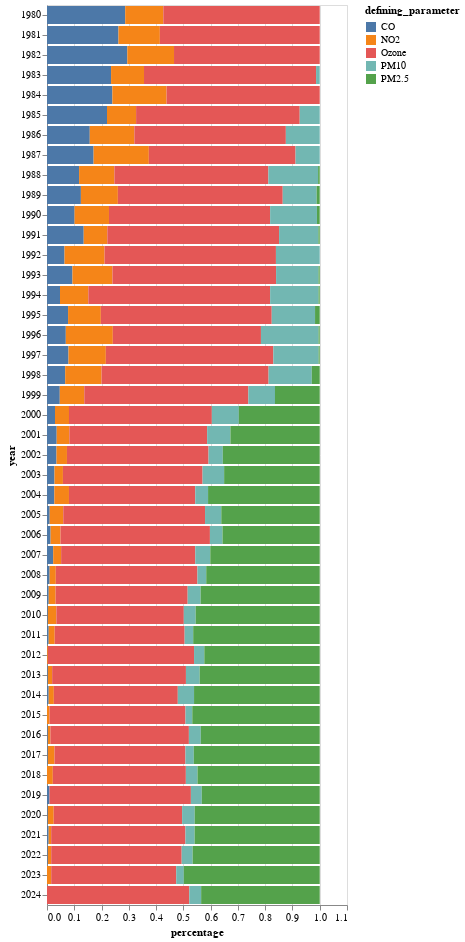

Here is the notebook cell this chart was saved with:
### Code cell
us_unhealthy_param["percentage"] = (us_unhealthy_param["unhealthy_x"] / us_unhealthy_param["unhealthy_y"]).astype(float)

alt.Chart(us_unhealthy_param).mark_bar().encode(
    x="percentage:Q",
    y="year:N",
    color="defining_parameter:N"
)

### Figure 1 — Vega-Lite specification as saved in the notebook (floating-point values rounded to 4 significant figures; data arrays with more than 128 entries replaced by an {"elided": "..."} marker saying what was removed)
{"config": {"view": {"continuousWidth": 300, "continuousHeight": 300}}, "data": {"name": "data-693c41f506219f5f055f04d9ebf47982"}, "mark": {"type": "bar"}, "encoding": {"color": {"field": "defining_parameter", "type": "nominal"}, "x": {"field": "percentage", "type": "quantitative"}, "y": {"field": "year", "type": "nominal"}}, "$schema": "https://vega.github.io/schema/vega-lite/v5.17.0.json", "datasets": {"data-693c41f506219f5f055f04d9ebf47982": {"elided": "205 records"}}}
